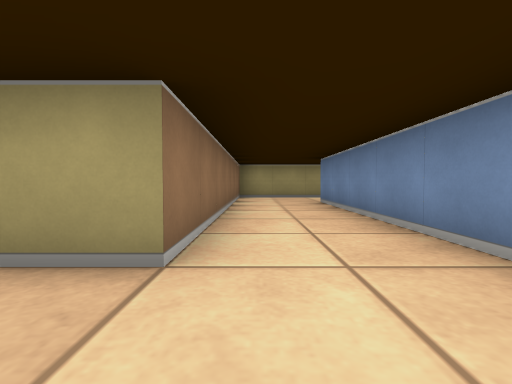
view 1 (above)

15 first-person views from a walk through a cub3D maze. The camera is about half as high as the walls, tilts 2° down and sees 85° across. The floor is counted in squares. Each view is taken from the middle of a square. On the plan, view 1 faces up. The plan holds only what a view shows up to about 9 squares ahead; the rest is blank.

view 2
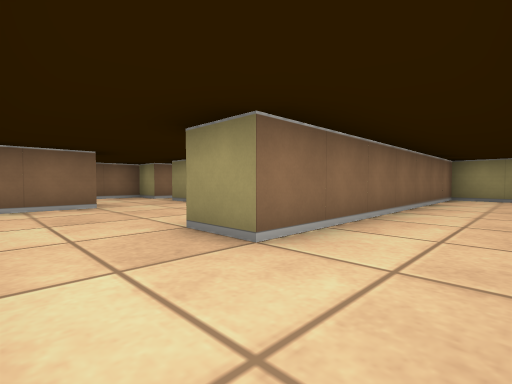

view 3
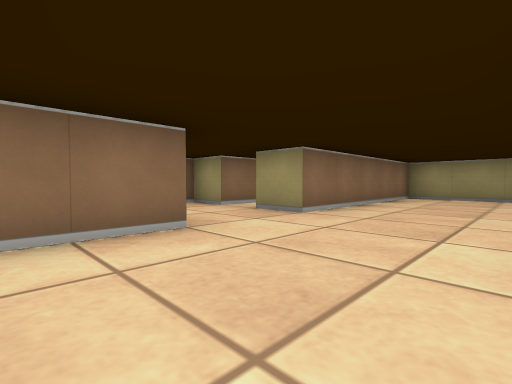

view 4
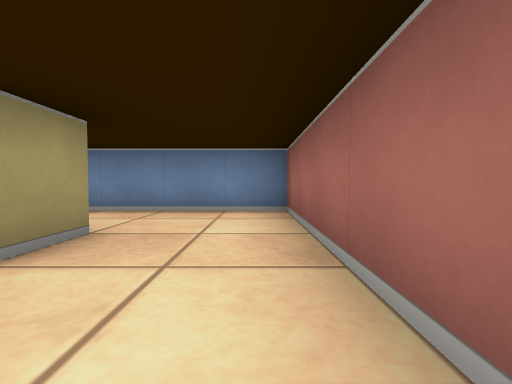

view 5
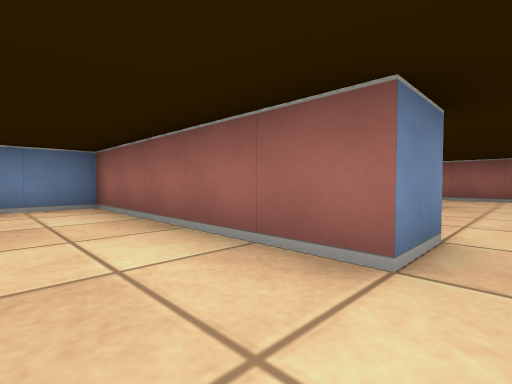

view 6
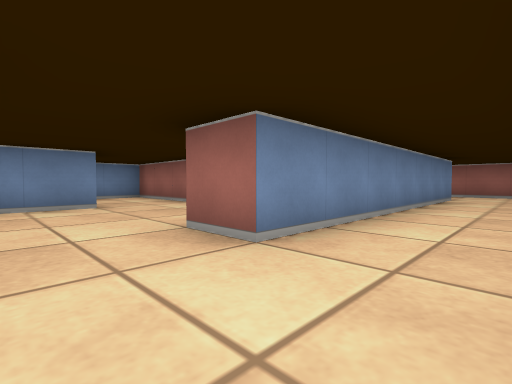

view 7
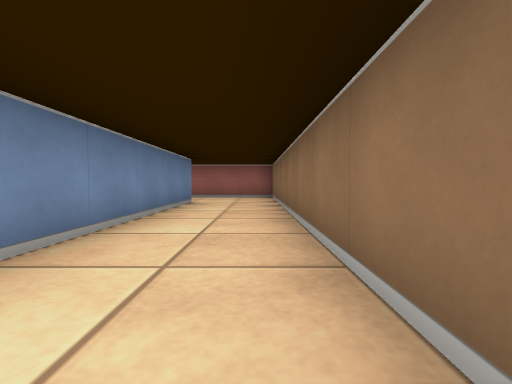

view 8
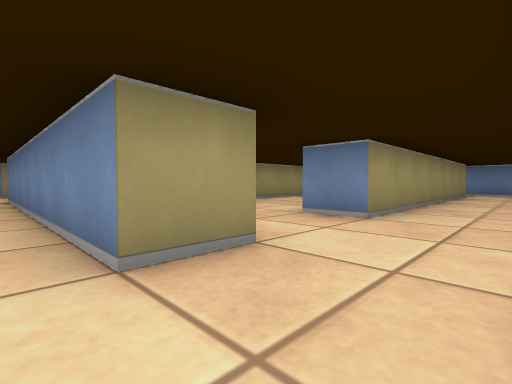

view 9
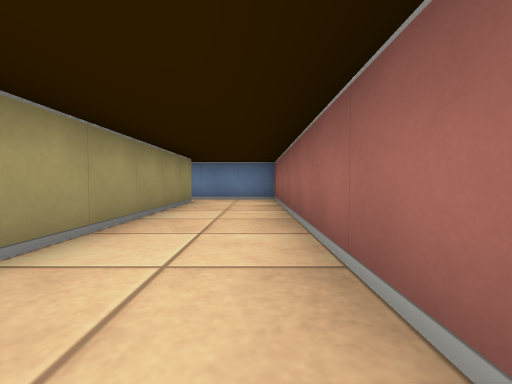

view 10
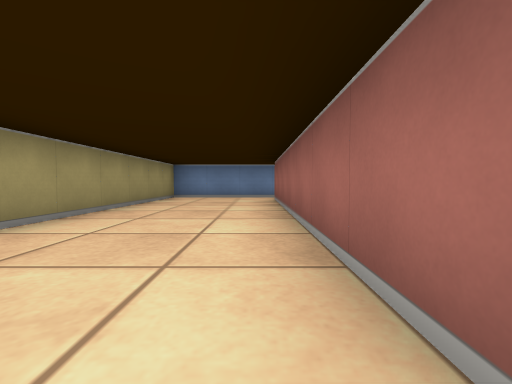

view 11
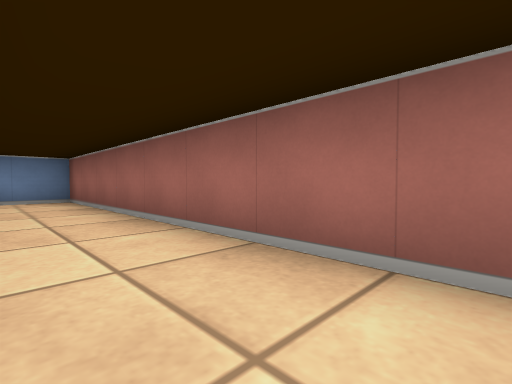

view 12
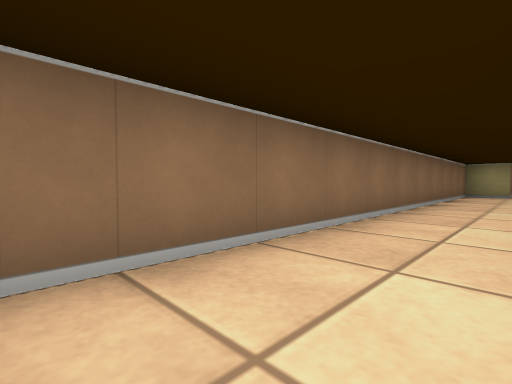

view 13
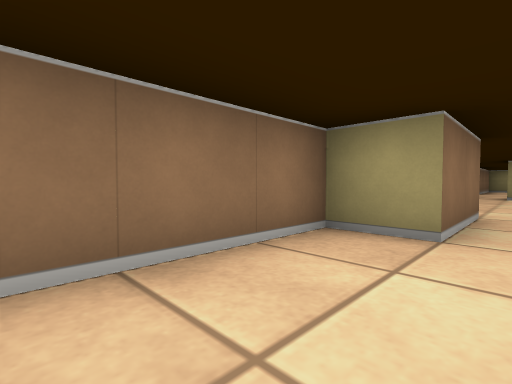

view 14
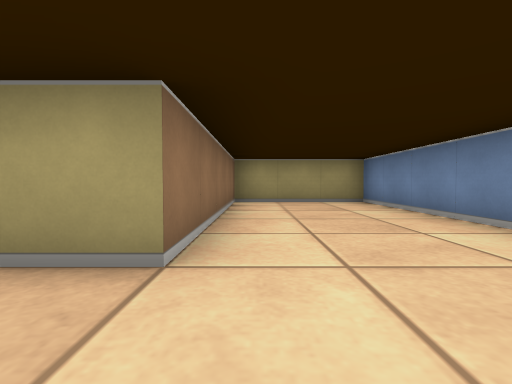

view 15
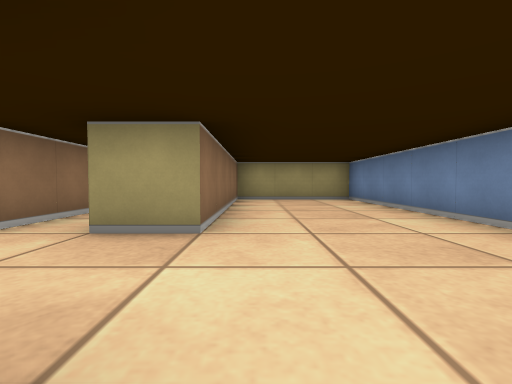

### Floor plan
Points are (right, up) in squares from view 1. A wall is a line through its corners. A room is listed if a view was taken in it or the views show most of it. See-through windows are left out.
Room 1 (views 1, 2)
walls: (2, 8.5) (-0.5, 8.5) (-0.5, 1.5); (-0.5, -0.5) (1.5, -0.5) (1.5, 6.5)
ways out: opening at (-1, 0.5) to room 2; opening at (2, 7.5)
Room 2 (views 3, 4, 5, 14, 15)
walls: (-4.5, 1.5) (-4.5, 0); (-0.5, 1.5) (-1.5, 1.5) (-1.5, 8.5) (-4.5, 8.5) (-4.5, 3.5); (-3.5, -0.5) (-0.5, -0.5)
ways out: opening at (-1, 0.5) to room 1; opening at (-5, 2.5) to room 3; opening at (-4, -1) to room 5
Room 3 (views 6, 7, 8, 12, 13)
walls: (-4.5, -5.5) (-5.5, -5.5) (-5.5, 1.5) (-4.5, 1.5); (-4.5, 3.5) (-5.5, 3.5) (-5.5, 4.5); (-7.6, -7.5) (-4.4, -7.5); (-6.5, 5.5) (-6.5, 3.5) (-7.5, 3.5) (-7.5, -7.2)
ways out: opening at (-5, 2.5) to room 2; opening at (-5, -6.5) to room 4; opening at (-6, 5)
Room 4 (views 9, 11)
walls: (4.5, -5.5) (-2.5, -5.5) (-2.5, -4.5); (-4.4, -7.5) (5.5, -7.5) (5.5, -4.5)
ways out: opening at (-5, -6.5) to room 3; opening at (-3.5, -5) to room 5; opening at (5, -5) to room 5
Room 5 (view 10)
walls: (-2.5, -4.5) (4.4, -4.5); (-3.5, -1.6) (-3.5, -0.5); (5.5, -4.5) (5.5, -1.5) (-0.5, -1.5)
ways out: opening at (-4, -1) to room 2; opening at (-3.5, -5) to room 4; opening at (5, -5) to room 4

Positions as (right, up) in squares from view 1, and headings:
1: (0, 0), facing up
2: (1, 0), facing up-left
3: (-2, 0), facing up-left
4: (-3, 0), facing right
5: (-4, 1), facing down-right
6: (-7, 3), facing down-right
7: (-7, 1), facing down
8: (-6, -7), facing up-right
9: (-2, -7), facing right
10: (-3, -4), facing right
11: (-2, -6), facing down-right
12: (-6, -7), facing up-left
13: (-6, 1), facing up-left
14: (-4, 2), facing up
15: (-4, 1), facing up
